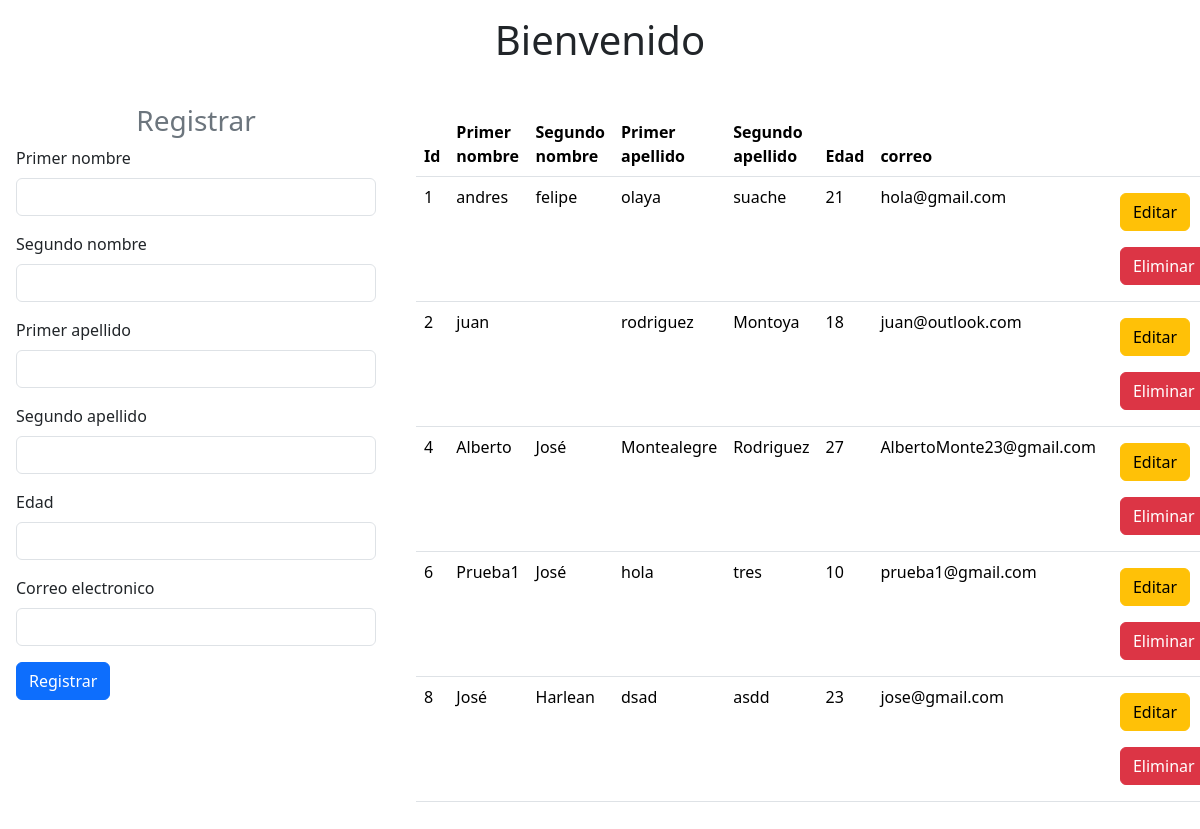
Screenshot of /CRUD_BOOSTRAP/index.php with the database file from the repository.
### tables this page shows
CREATE TABLE `informacion` (
  `id` int(11) NOT NULL,
  `nombre1` varchar(15) DEFAULT NULL,
  `nombre2` varchar(15) DEFAULT NULL,
  `apellido1` varchar(15) DEFAULT NULL,
  `apellido2` varchar(15) DEFAULT NULL,
  `edad` int(11) DEFAULT NULL,
  `correo` varchar(75) DEFAULT NULL,
  `fecha_creacion` timestamp NOT NULL DEFAULT current_timestamp()
);

### CRUD_BOOSTRAP/index.php (the view, shortened to what this page needs)
<!DOCTYPE html>
<html lang="en">
<head>
    <link href="https://cdn.jsdelivr.net/npm/bootstrap@5.3.3/dist/css/bootstrap.min.css" rel="stylesheet">
</head>
<body>
    <h1 class="text-center p-3">Bienvenido</h1>
    <div class="container-fluid row">
        <form class="col-4 p-3" method="POST">
            <h3 class="text-center text-secondary">Registrar</h3>
            <div class="mb-3">
                <label for="exampleInputEmail1" class="form-label">Primer nombre</label>
                <input type="text" class="form-control" name="nombre1">
            </div>
            <div class="mb-3">
                <label for="exampleInputEmail1" class="form-label">Segundo nombre</label>
                <input type="text" class="form-control" name="nombre2">
            </div>
            <div class="mb-3">
                <label for="exampleInputEmail1" class="form-label">Primer apellido</label>
                <input type="text" class="form-control" name="apellido1">
            </div>
            <div class="mb-3">
                <label for="exampleInputEmail1" class="form-label">Segundo apellido</label>
                <input type="text" class="form-control" name="apellido2">
            </div>
            <div class="mb-3">
                <label for="exampleInputEmail1" class="form-label">Edad</label>
                <input type="text" class="form-control" name="edad">
            </div>
            <div class="mb-3">
                <label for="exampleInputEmail1" class="form-label">Correo electronico</label>
                <input type="email" class="form-control" name="correo">
            </div>
            <button type="submit" class="btn btn-primary" name="btnregistrar" value="ok">Registrar</button>
        </form>
        <div class="col-8 p-4">
            <table class="table">
                <thead class="bg-info">
                    <tr>
                        <th scope="col">Id</th>
                        <th scope="col">Primer nombre</th>
                        <th scope="col">Segundo nombre</th>
                        <th scope="col">Primer apellido</th>
                        <th scope="col">Segundo apellido</th>
                        <th scope="col">Edad</th>
                        <th scope="col">correo</th>
                        <th scope="col"></th>
                    </tr>
                </thead>
                <tbody>
                    <?php
                        include "modelo/conexion.php";
                        $sql = $conexion->query("SELECT * from informacion");
                        while($datos = $sql->fetch_object()){ ?>
                            <tr>
                                <td><?= $datos->id ?></td>
                                <td><?= $datos->nombre1 ?></td>
                                <td><?= $datos->nombre2 ?></td>
                                <td><?= $datos->apellido1 ?></td>
                                <td><?= $datos->apellido2 ?></td>
                                <td><?= $datos->edad?></td>
                                <td><?= $datos->correo ?></td>
                                <td>
                                    <a href="editar.php?id=<?= $datos->id ?>" class="btn btn-small btn-warning m-2">Editar</a>
                                    <a onclick="return eliminar()" href="index.php?id=<?= $datos->id ?>" class="btn btn-small btn-danger m-2">Eliminar</a>
                                </td>
                            </tr>
                        <?php }
                    ?>
                </tbody>
            </table>
        </div>
    </div>
</body>
</html>

### rows the page displays
informacion: id "1", nombre1 "andres", nombre2 "felipe", apellido1 "olaya", apellido2 "suache", edad "21", correo "hola@gmail.com"
informacion: id "2", nombre1 "juan", apellido1 "rodriguez", apellido2 "Montoya", edad "18", correo "juan@outlook.com"
informacion: id "4", nombre1 "Alberto", nombre2 "José", apellido1 "Montealegre", apellido2 "Rodriguez", edad "27", correo "AlbertoMonte23@gmail.com"
informacion: id "6", nombre1 "Prueba1", nombre2 "José", apellido1 "hola", apellido2 "tres", edad "10", correo "prueba1@gmail.com"
informacion: id "8", nombre1 "José", nombre2 "Harlean", apellido1 "dsad", apellido2 "asdd", edad "23", correo "jose@gmail.com"
